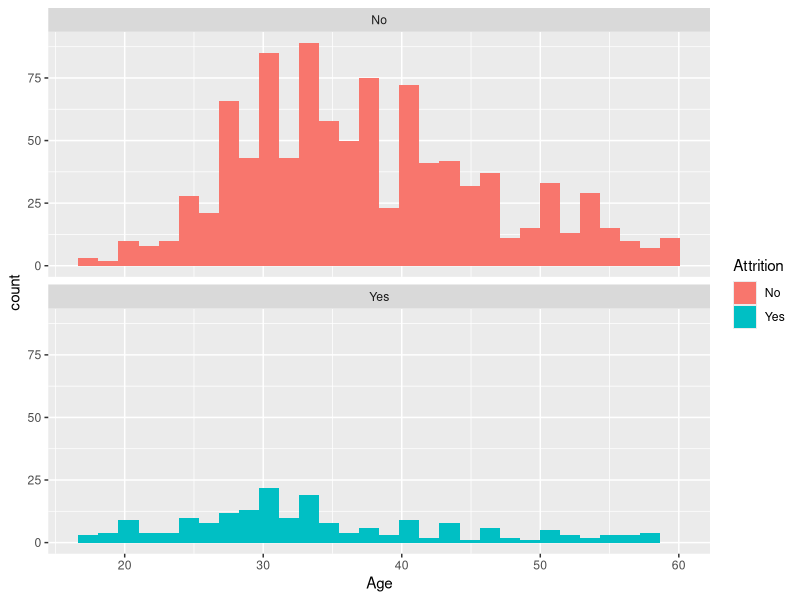
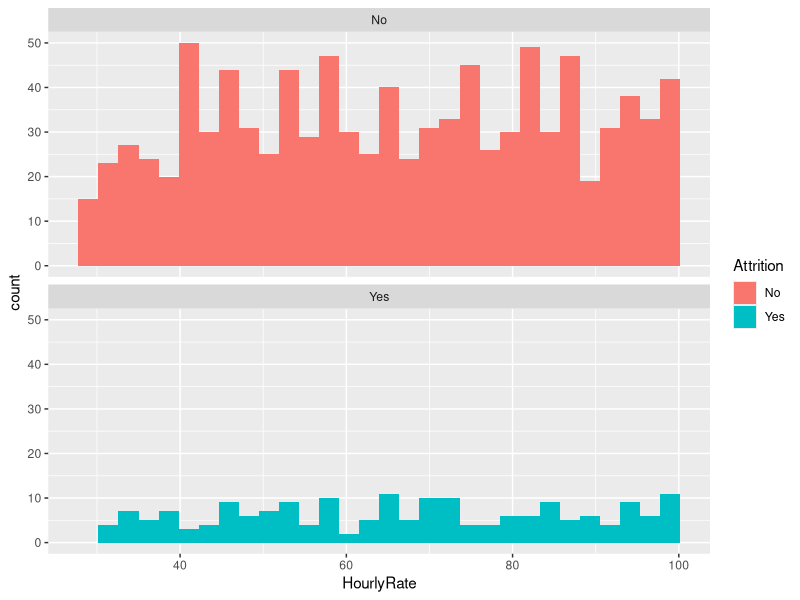
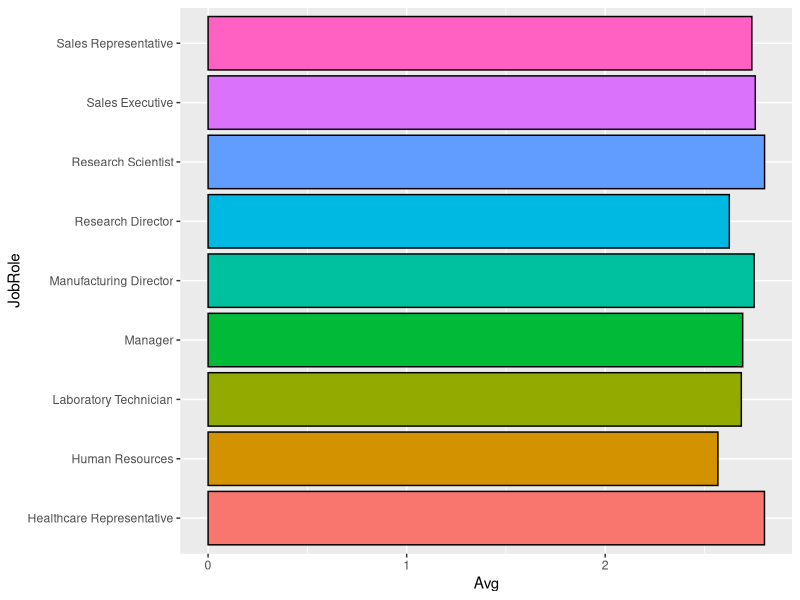
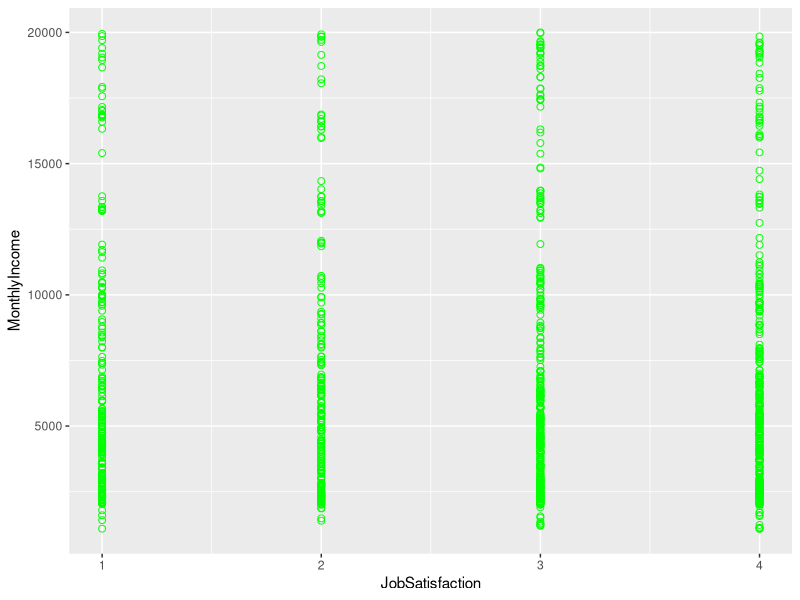

These charts were generated, in order, by the following R code: (Note: this script raises an error after producing the figures.)
## ---- chunk 1
knitr::opts_chunk$set(echo = TRUE)
library(ggplot2)
library(dplyr)
library(knitr)
library(dplyr)
library(caret)
library(kableExtra)
## ---- chunk 2
# Read in training data
dfTrain <- read.csv("CaseStudy2-data.csv")

# Separate retained/lost employees for EDA
emp_kept <- subset(dfTrain, Attrition=="No")
emp_lost <- subset(dfTrain, Attrition=="Yes")

# TODO maybe make categories for numeric vars like age, income, etc
## ---- chunk 3
# Percentage of retained/lost employees
kable(table(dfTrain$Attrition) / nrow(dfTrain), 
      col.names=c("Attrition", "Percent")) %>% 
      kable_styling(full_width=F)

# Define variables for analysis
variables <- c("BusinessTravel", "Department", "Education", 
              "EducationField", "EnvironmentSatisfaction",
              "Gender", "JobInvolvement", "JobLevel",
              "JobRole", "JobSatisfaction", "MaritalStatus",
              "OverTime", "PerformanceRating", 
              "RelationshipSatisfaction", "StockOptionLevel", 
              "WorkLifeBalance", "Age", "DailyRate", "DistanceFromHome", "HourlyRate",
              "MonthlyIncome", "MonthlyRate", "NumCompaniesWorked", "PercentSalaryHike",
              "TotalWorkingYears", "TrainingTimesLastYear", "YearsAtCompany",
              "YearsInCurrentRole", "YearsSinceLastPromotion", "YearsWithCurrManager")

# Turn numerical values into categorical
dfTrain$PercentSalaryHike <- cut(dfTrain$PercentSalaryHike, breaks=c(-Inf, 13, 17, Inf), labels=c(1, 2, 3))
dfTrain$TotalWorkingYears <- cut(dfTrain$TotalWorkingYears, breaks=c(-Inf, 10, 20, Inf), labels=c(1, 2, 3))
dfTrain$TrainingTimesLastYear <- cut(dfTrain$TrainingTimesLastYear, breaks=c(-Inf, 1, 4, Inf), labels=c(1, 2, 3))
dfTrain$YearsAtCompany <- cut(dfTrain$YearsAtCompany, breaks=c(-Inf, 5, 15, 25, Inf), labels=c(1, 2, 3, 4))
dfTrain$YearsInCurrentRole <- cut(dfTrain$YearsInCurrentRole, breaks=c(-Inf, 5, 10, Inf), labels=c(1, 2, 3))
dfTrain$YearsSinceLastPromotion <- cut(dfTrain$YearsSinceLastPromotion, breaks=c(-Inf, 2, 7, Inf), labels=c(1, 2, 3))
dfTrain$YearsWithCurrManager <- cut(dfTrain$YearsWithCurrManager, breaks=c(-Inf, 5, 10, Inf), labels=c(1, 2, 3))

# TODO make tables look nicer 

# Make relative frequency tables for categorical variables
for (var in variables) {
  print(var)
  freqtable <- table(dfTrain[[var]], dfTrain$Attrition)
  count <- plyr::count(dfTrain[[var]])
  print(freqtable / count$freq)
}
## ---- chunk 4
# TODO look at other variables
ggplot(data=dfTrain, aes(x=Age)) +
  geom_histogram(aes(fill=Attrition)) +
  facet_wrap(~Attrition, ncol=1)

# Significant difference in means for age
t.test(Age ~ Attrition, data=dfTrain, var.equal=T, alternative='two.sided')

ggplot(data=dfTrain, aes(x=HourlyRate)) +
  geom_histogram(aes(fill=Attrition)) +
  facet_wrap(~Attrition, ncol=1) 

# Insignificant difference in means for hourly rate
t.test(HourlyRate ~ Attrition, data=dfTrain, var.equal=T, alternative='two.sided')
## ---- chunk 5
# Job satisfaction by group
Jobs <- group_by(dfTrain, JobRole) %>% summarise(Avg=mean(JobSatisfaction, na.rm=TRUE))
print(Jobs)
ggplot(data=Jobs, aes(x=JobRole, y=Avg, fill=JobRole)) + geom_bar(stat='identity', colour = 'black') + coord_flip() + theme(legend.position="none") + theme(plot.title = element_text(hjust = 0.5))
## ---- chunk 6
ggplot(dfTrain, aes(x=JobSatisfaction, y=MonthlyIncome)) + 
  geom_point(pch = 21, size = 2, color="green") +
  theme(plot.title = element_text(hjust = 0.5))
## ---- chunk 7
# Read in validation data
dfVal <- read.csv("CaseStudy2Validation.csv")

# I selected Business Travel, JobInvolvement, JobLevel, JobRole, and MAritalStatus because they looked the most different from the attrition percentages of the group as a whole. We can come up with a better justification later?

# Convert wanted factors into integers.
dfTrain$BusinessTravel <- as.integer(dfTrain$BusinessTravel)
dfTrain$JobRole <- as.integer(dfTrain$JobRole)
dfTrain$MaritalStatus <- as.integer(dfTrain$MaritalStatus)
dfVal$MaritalStatus <- as.integer(dfVal$MaritalStatus)
dfVal$JobRole <- as.integer(dfVal$JobRole)
dfVal$BusinessTravel <- as.integer(dfVal$BusinessTravel)

# Generate attrition predictions based on training data
dfPreds <- class::knn(dfTrain[,c(4,15,16,17,21)], dfVal[,c(4,15,16,17,21)], dfTrain$Attrition, k=5)

# Get accuracy of predictions
confusionMatrix(table(dfVal$Attrition, dfPreds))

# Write predictions to csv file
#write.csv(dfPreds, "CaseStudy2Predictions_Ludlow_Rollins.csv")
